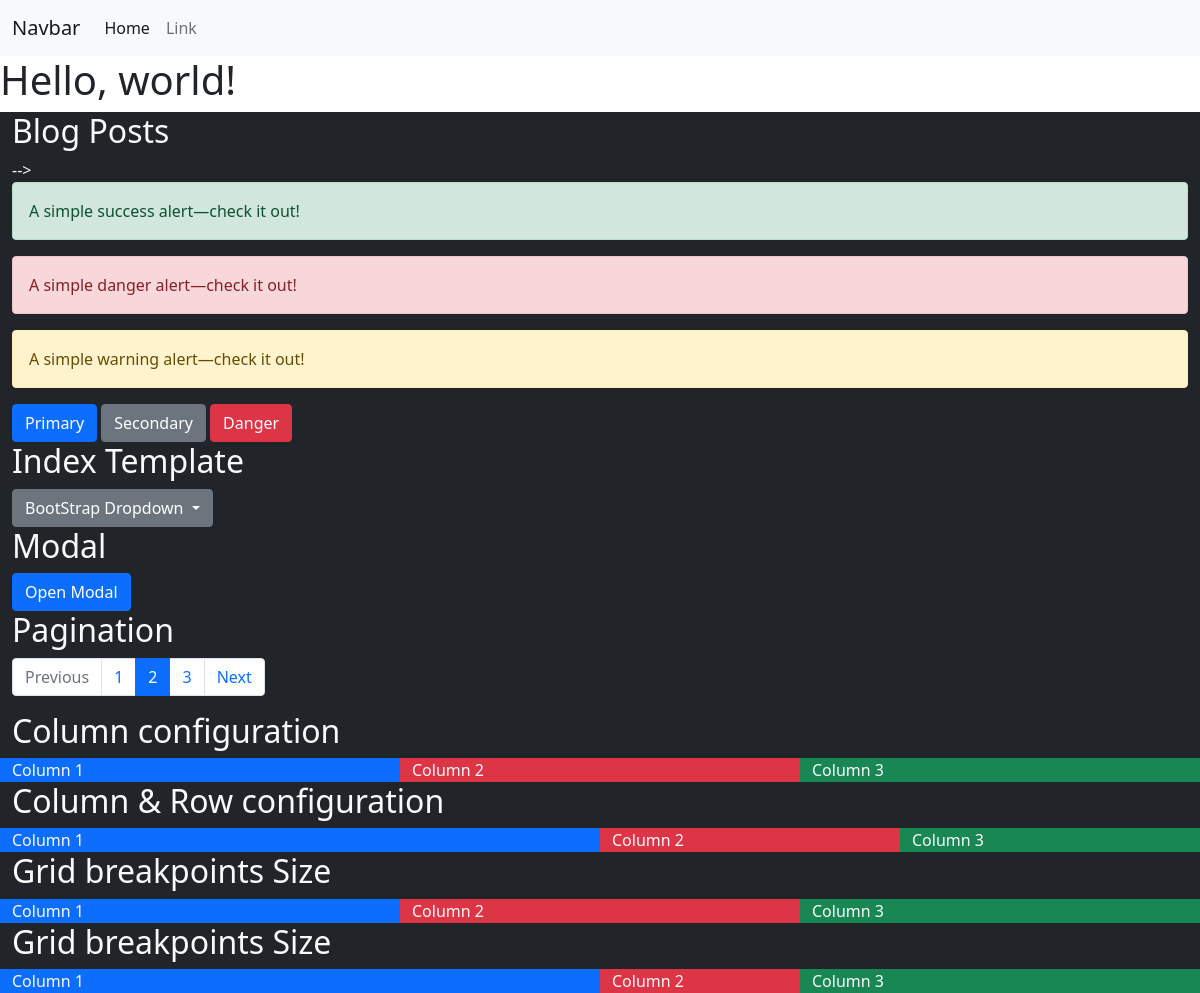
Before: / with the older database file.
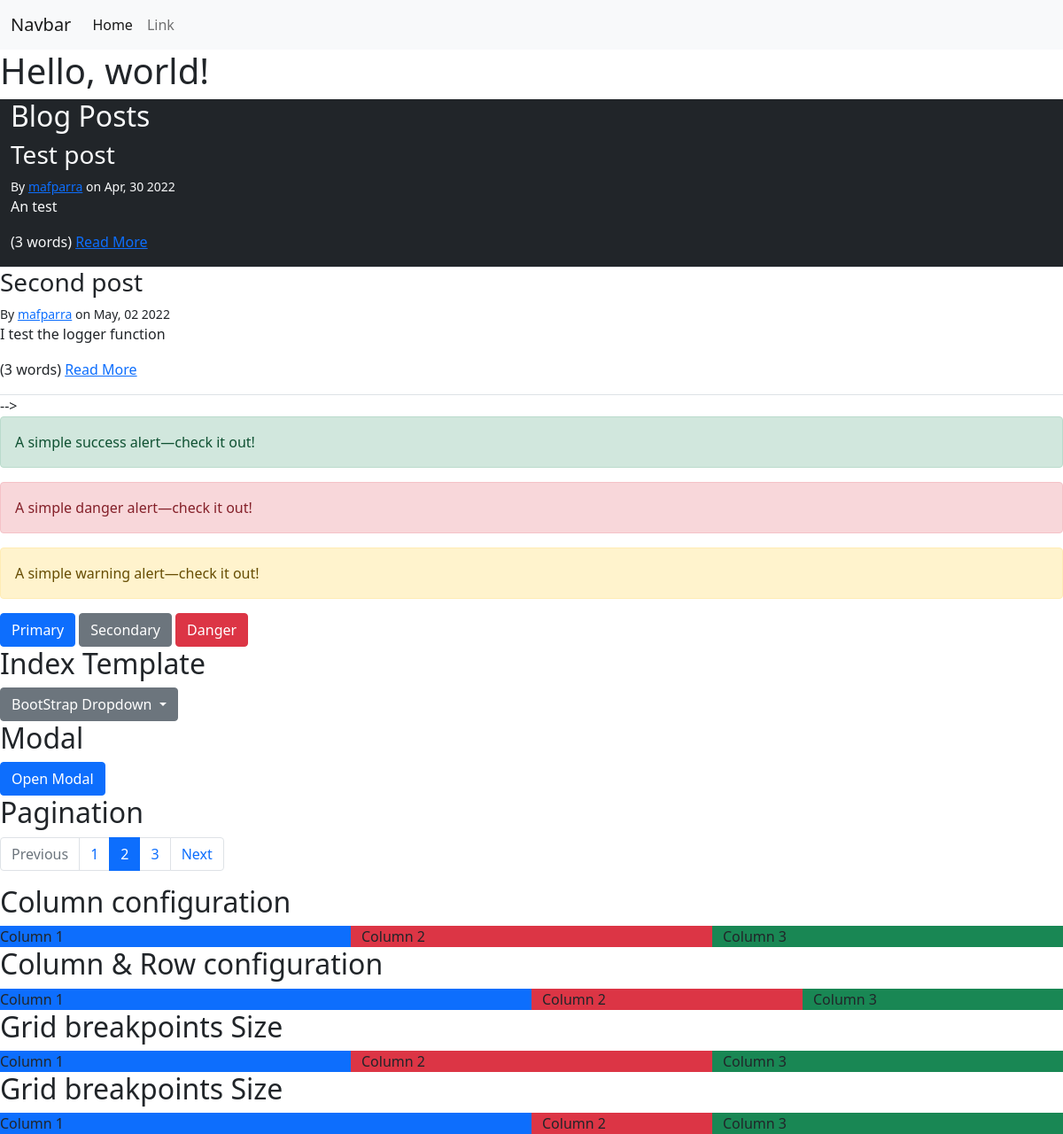
After: the same page with the newer database file.
### blog/models.py (models this page shows, shortened)
class Post(models.Model):
    author = models.ForeignKey(settings.AUTH_USER_MODEL, on_delete=models.PROTECT)
    created_at = models.DateTimeField(auto_now_add=True)
    modified_at = models.DateTimeField(auto_now=True)
    published_at = models.DateTimeField(blank=True, null=True)
    title = models.TextField(max_length=100)
    slug = models.SlugField()
    summary = models.TextField(max_length=500)
    content = models.TextField()
    tags = models.ManyToManyField(Tag, related_name="posts")
    comments = GenericRelation(Comment)

### blog/views.py (the view)
# urls.py: path("", blog.views.index),
def index(request):
    posts = Post.objects.filter(published_at__lte=timezone.now())
    logger_examples()
    print("")
    security_psw()
    print("")
    logger.debug("Got %d posts", len(posts))
    return render(request, "blog/index.html", {"posts": posts})

### blog/templatetags/blog_extras.py (called while the page is built)
@register.filter
def author_details(author, current_user=None):
    if not isinstance(author, user_model):
        return ""
    if author == current_user:
        return format_html("<strong>me</strong>")
    if author.first_name and author.last_name:
        name = f"{author.first_name} {author.last_name}"
    else:
        name = f"{author.username}"
    if author.email:
        prefix = format_html('<a href="mailto:{}">', author.email)
        suffix = format_html("</a>")
    else:
        prefix = ""
        suffix = ""
    return format_html('{}{}{}', prefix, name, suffix)

@register.simple_tag
def row(extra_classes=""):
    return format_html('<div class="row">', extra_classes)

@register.simple_tag
def endrow():
    return format_html("</div>")

@register.simple_tag
def col(extra_classes=""):
    return format_html('<div class="col {}">', extra_classes)

@register.simple_tag
def endcol():
    return format_html("</div>")

### blog/views.py (called while the page is built)
def logger_examples():
	username = "mafparra"
	email = "mafernandezparra@gmail.com"
	logger.debug("This is a debug message")
	logger.info("This is an info message")
	logger.warning("This is a warning message")
	logger.error("This is an error message")
	logger.critical("This is a critical message")
	logger.debug("Created user %s with email %s" % (username,
	email))
	logger.debug("Created user %s with email %s", username, email)
	logger.log(logging.DEBUG, "Created user %s with email %s",username, email)
	try:
		answer = 9 / 0
		print(f"The answer is: {answer}")
		raise_exception()
	except ZeroDivisionError:
		logger.exception("A divide by zero exception occured")

def security_psw():
	import hashlib
	print(hashlib.sha256(b"password").hexdigest())
	print(hashlib.sha256(b"hello wold").hexdigest())
	print(hashlib.sha256(b"password123").hexdigest())
	print("")
	print(hashlib.sha256(b"abc123" + b"password123").hexdigest())
	print("re-hashing")
	hash = hashlib.sha256(b"abc123" + b"password123").hexdigest()
	for i in range(1000):
		hash = hashlib.sha256(b"abc123" + hash.encode('ascii')).hexdigest()
	print(hash)

### templates/blog/index.html (shortened to what this page needs)
  <nav class="navbar navbar-expand-sm navbar-light bg-light">
    <div class="container-fluid">
        <a class="navbar-brand" href="#">Navbar</a>
        <div class="collapse navbar-collapse" id="navbarSupportedContent">
            <ul class="navbar-nav me-auto mb-2 mb-lg-0">
                <li class="nav-item">
                    <a class="nav-link active" aria-current="page" href="#">Home</a>
                </li>
                <li class="nav-item">
                    <a class="nav-link" href="#">Link</a>
                </li>
            </ul>
        </div>
    </div>
</nav>
{% extends "base.html" %}
{% load blog_extras %}
{% block content %}
    <h2>Blog Posts</h2>
    {% for post in posts %}
    {% row "border-bottom" %}
        {% col "border-bottom" %}
            <h3>{{ post.title }}</h3>
            {% include "blog/post-byline.html" %}
            <p>{{ post.summary }}</p>
            <p>
                ({{ post.content|wordcount }} words)
                <a href="{% url "blog-post-detail" post.slug %}">Read More</a>
            </p>
        </div>
        {% endcol %}
    {% endrow %}
    {% endfor %}
{% load blog_extras %}
-->
<div class="alert alert-success" role="alert">
  A simple success alert—check it out!
</div>
<div class="alert alert-danger" role="alert">
  A simple danger alert—check it out!
</div>
<div class="alert alert-warning" role="alert">
  A simple warning alert—check it out!
</div>
<button type="button" class="btn btn-primary">Primary</button>
<a href="#" class="btn btn-secondary">Secondary</a>
<button type="button" class="btn btn-danger">Danger</button>
<h2>Index Template</h2>
<div class="dropdown">
  <button class="btn btn-secondary dropdown-toggle" id="dropdownMenuButton1" type="button" data-bs-toggle="dropdown" aria-expanded="false">
    BootStrap Dropdown
  </button>
</div>
<h2>Modal</h2>
<button type="button" class="btn btn-primary" data-bs-toggle="modal" data-bs-target="#example-modal">
  Open Modal
</button>
<h2>Pagination</h2>
<ul class="pagination">
    <li class="page-item disabled">
        <a class="page-link" href="#" tabindex="-1" aria-disabled="true">Previous</a>
    </li>
    <li class="page-item"><a class="page-link" href="#">1</a></li>
    <li class="page-item active" aria-current="page">
        <a class="page-link" href="#">2</a>
    </li>
    <li class="page-item"><a class="page-link" href="#">3</a></li>
    <li class="page-item">
        <a class="page-link" href="#">Next</a>
    </li>
</ul>
<h2>Column configuration</h2>
<div class="row">
    <div class="col bg-primary">Column 1</div>
    <div class="col bg-danger">Column 2</div>
    <div class="col bg-success">Column 3</div>
</div>
<h2>Column & Row configuration</h2>
<div class="row">
    <div class="col-6 bg-primary">Column 1</div>
    <div class="col bg-danger">Column 2</div>
    <div class="col bg-success">Column 3</div>
</div>
<h2>Grid breakpoints Size</h2>
<div class="row">
    <div class="col-md bg-primary">Column 1</div>
    <div class="col-md bg-danger">Column 2</div>
    <div class="col-md bg-success">Column 3</div>
</div>
<h2>Grid breakpoints Size</h2>
<div class="row">
    <div class="col-xs-12 col-sm-10 col-md-6 bg-primary">Column 1</div>
    <div class="col-xs-12 col-sm-2 col-md-2 bg-danger">Column 2</div>
    <div class="col bg-success">Column 3</div>
</div>
{% endblock %}

### templates/base.html (shortened to what this page needs)
<!doctype html>
<html lang="en">
  <head>
    <link href="https://cdn.jsdelivr.net/npm/bootstrap@5.0.2/dist/css/bootstrap.min.css" rel="stylesheet">
  </head>
  <body>
    <h1>Hello, world!</h1>
    <div class="container-fluid bg-dark text-light">
          {% block content %}
          {% endblock %}
      </div>
  </body>
</html>

### templates/blog/post-byline.html
{% load blog_extras %}
<small>By {{ post.author|author_details:request.user }} on {{ post.published_at|date:"M, d Y" }}</small>

Changed rows visible on the page:
added Post: title "Test post", author|author_details "mafparra", published_at "Apr, 30 2022", summary "An test", content "3"
added Post: title "Second post", author|author_details "mafparra", published_at "May, 02 2022", summary "I test the logger function", content "3"
